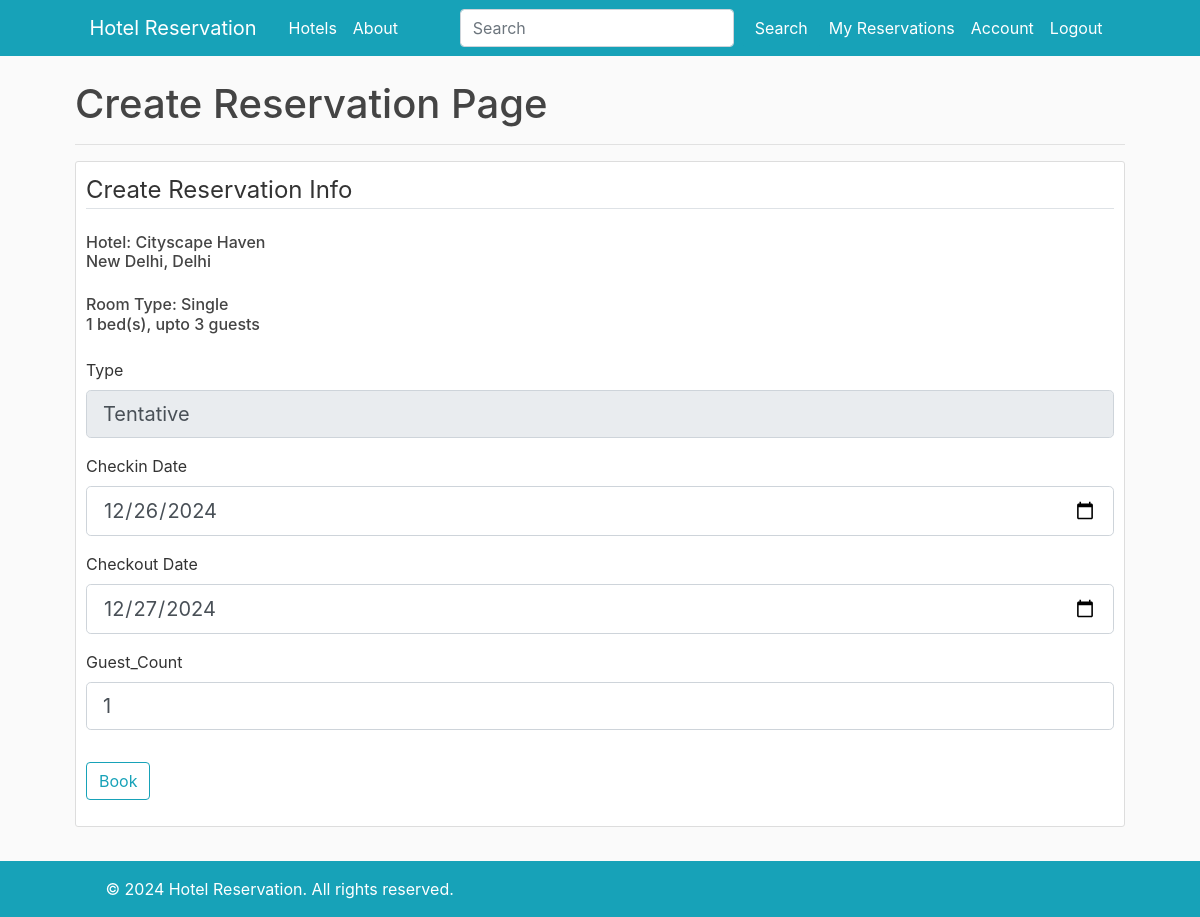
/reservations/1/create/ (signed in), run on the app's committed database.
### hotelreservation/models.py (models this page shows, shortened)
class Hotel(db.Model):
    id = db.Column(db.Integer, primary_key=True)
    name = db.Column(db.String(100), nullable=False)
    date_posted = db.Column(db.DateTime, nullable=False, default=datetime.utcnow)
    type = db.Column(db.String(20), nullable=False)
    description = db.Column(db.Text, nullable=False)
    image_file = db.Column(db.String(20), nullable=False, default="default.jpg")
    city = db.Column(db.String(50), nullable=False)
    state = db.Column(db.String(50), nullable=False)
    contact = db.Column(db.String(10), nullable=False)
    rooms = db.relationship("Room", backref="hotel", lazy=True)
    reservations = db.relationship("Reservation", backref="hotel", lazy="dynamic")

class Room(db.Model):
    id = db.Column(db.Integer, primary_key=True)
    number = db.Column(db.String(10), nullable=False)
    date_posted = db.Column(db.DateTime, nullable=False, default=datetime.utcnow)
    type = db.Column(db.String(20), nullable=False)
    description = db.Column(db.Text, nullable=False)
    image_file = db.Column(db.String(20), nullable=False, default="default.jpg")
    availability_status = db.Column(db.Boolean, nullable=False, default=True)
    price = db.Column(db.Integer, nullable=False)
    capacity = db.Column(db.Integer, nullable=False)
    hotel_id = db.Column(db.Integer, db.ForeignKey("hotel.id"), nullable=False)
    reservations = db.relationship("Reservation", backref="room", lazy="dynamic")

### hotelreservation/reservations/views.py (the view)
@reservations.route("/reservations/<int:room_id>/create/", methods=["GET", "POST"])
@login_required
def create_reservation(room_id):
    room = Room.query.get_or_404(room_id)
    hotel = Hotel.query.get_or_404(room.hotel.id)
    form = ReservationForm()
    if form.validate_on_submit():
        last_reservation = Reservation.query.order_by(Reservation.id.desc()).first()
        reservation = Reservation(
            number=f"{hotel.id}-{room.id}-{last_reservation.id+1:02d}",  # Reservation number format: hotel_id-room_number-reservation_number
            type=form.type.data,
            checkin_date=form.checkin_date.data,
            checkout_date=form.checkout_date.data,
            guest_count=form.guest_count.data,
            customer=current_user,
            hotel=hotel,
            room=room,
        )
        db.session.add(reservation)
        db.session.commit()
        flash(f"Your reservation has been created. Booking Status: {form.type.data}.", "success")
        send_reservation_email(current_user, form.type.data)
        return redirect(url_for("main.home"))
    elif request.method == "GET":
        checkin_date = datetime.date.today() + timedelta(days=1)
        if not bool(room.reservations.filter(Reservation.checkin_date == checkin_date).all()):
            reservation_type = reservation_types[0]  # Tentative
        else:
            reservation_type = reservation_types[1]  # Waitlisted
        form.type.data = reservation_type
    return render_template("create_reservation.html", title="Create Reservation", block_title="Create Reservation Page",
                           legend="Create Reservation Info", hotel=hotel, room=room, form=form)

### hotelreservation/models.py (called while the page is built)
@login_manager.user_loader
def load_user(user_id):
    return User.query.get(int(user_id))

### hotelreservation/templates/create_reservation.html (shortened to what this page needs)
{% extends "base.html" %}
{% block content %}
    <h1>{{ block_title }}</h1><hr>
    <div class="content-section">
        <form method="POST" action="">
            <fieldset class="form-group">
                <legend class="border-bottom mb-4">{{ legend }}</legend>
                <h6 class=" mb-4">Hotel: {{ hotel.name }}<br>{{ hotel.city }}, {{ hotel.state }}</h6>
                <h6 class=" mb-4">Room Type: {{ room.type }}<br>{{ room.capacity }} bed(s), upto {{ room.capacity * 3 }} guests</h6>
                <div class="form-group">
                    {{ form.type.label(class="form-control-label") }}
                    {% if form.type.errors %}
                        {{ form.type(class="form-control form-control-lg is-invalid") }}
                        <div class="invalid-feedback">
                            {% for error in form.type.errors %}
                                <span>{{ error }}</span>
                            {% endfor %}
                        </div>
                    {% else %}
                        {{ form.type(class="form-control form-control-lg") }}
                    {% endif %}
                </div>
                <div class="form-group">
                    {{ form.checkin_date.label(class="form-control-label") }}
                    {% if form.checkin_date.errors %}
                        {{ form.checkin_date(class="form-control form-control-lg is-invalid") }}
                        <div class="invalid-feedback">
                            {% for error in form.checkin_date.errors %}
                                <span>{{ error }}</span>
                            {% endfor %}
                        </div>
                    {% else %}
                        {{ form.checkin_date(class="form-control form-control-lg") }}
                    {% endif %}
                </div>
                <div class="form-group">
                    {{ form.checkout_date.label(class="form-control-label") }}
                    {% if form.checkout_date.errors %}
                        {{ form.checkout_date(class="form-control form-control-lg is-invalid") }}
                        <div class="invalid-feedback">
                            {% for error in form.checkout_date.errors %}
                                <span>{{ error }}</span>
                            {% endfor %}
                        </div>
                    {% else %}
                        {{ form.checkout_date(class="form-control form-control-lg") }}
                    {% endif %}
                </div>
                <div class="form-group">
                    {{ form.guest_count.label(class="form-control-label") }}
                    {% if form.guest_count.errors %}
                        {{ form.guest_count(class="form-control form-control-lg is-invalid") }}
                        <div class="invalid-feedback">
                            {% for error in form.guest_count.errors %}
                                <span>{{ error }}</span>
                            {% endfor %}
                        </div>
                    {% else %}
                        {{ form.guest_count(class="form-control form-control-lg") }}
                    {% endif %}
                </div>
            </fieldset>
            <div class="form-group">
                {{ form.submit(class="btn btn-outline-info") }}
            </div>
        </form>
    </div>
{% endblock content %}

### hotelreservation/static/main.css (style rules this page uses)
body { background: #fafafa; color: #333333; margin-top: 5rem; margin-bottom: 5rem; }
h1, h2, h3, h4, h5, h6 { color: #444444; }
.content-section { background: #ffffff; padding: 10px 10px; border: 1px solid #dddddd; border-radius: 3px; margin-bottom: 10px; }

### data on the page
Hotel: name "Cityscape Haven", city "New Delhi", state "Delhi"
Room: type "Single", capacity "1", room.capacity*3 "3"

### other printed values
{{ block_title }} "Create Reservation Page"
{{ legend }} "Create Reservation Info"
